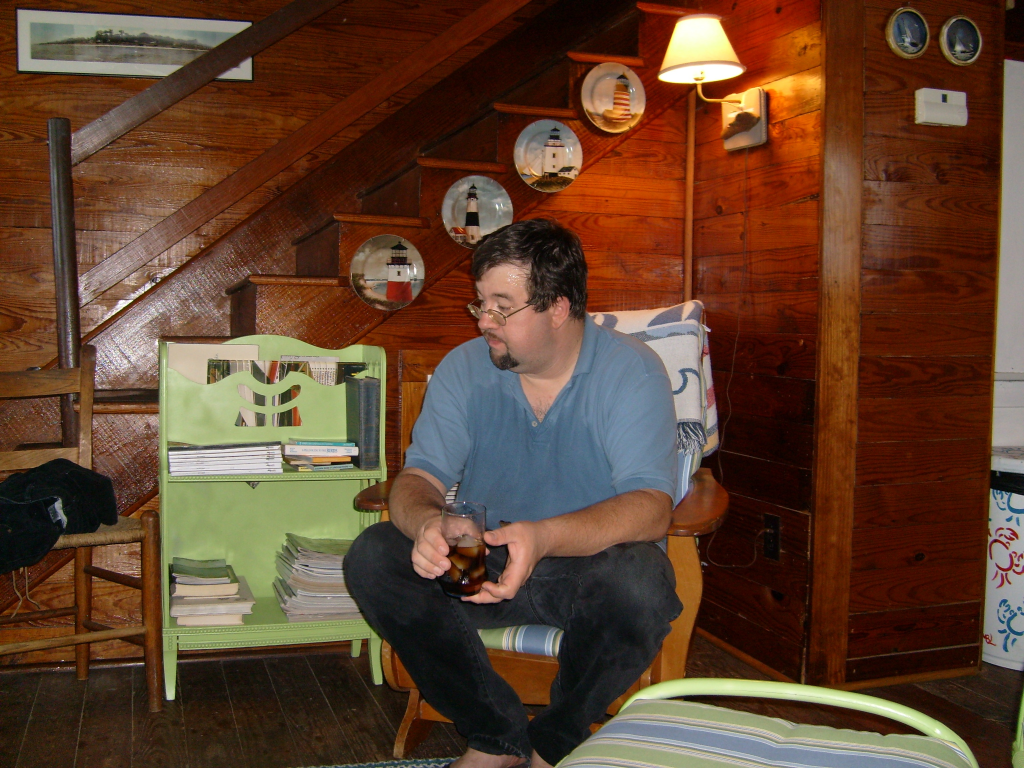
#> input picture scripts/migration/forged_ssot_test.jpg, 3072 x 2304 px (shown at 1/3 size)
$ python vision_moondream.py forged_ssot_test.jpg 20230403_04.jpg
#> lines starting #> are read from the running program, lines starting #| are printed output that depends on the picture
import cv2
import sys
import json
import os
import requests
import base64
import numpy as np

def get_unc_path(filepath):
    if filepath.upper().startswith("F:\\"):
        return filepath.replace("F:\\", "\\\\100.116.12.18\\gga_lifeos_vault_alpha\\", 1)
    return filepath

def analyze(proxy_path, master_path):
#> called with proxy_path = 'forged_ssot_test.jpg', master_path = '20230403_04.jpg'
    p_unc = get_unc_path(proxy_path)
    m_unc = get_unc_path(master_path)

    if not os.path.exists(p_unc) or not os.path.exists(m_unc):
        print(json.dumps({"error": "File not found"}))
        return

    proxy = cv2.imread(p_unc)
#> proxy is the input picture: shape (2304, 3072, 3); mean B, G, R 46.4, 65.6, 95.9
    master = cv2.imread(m_unc)
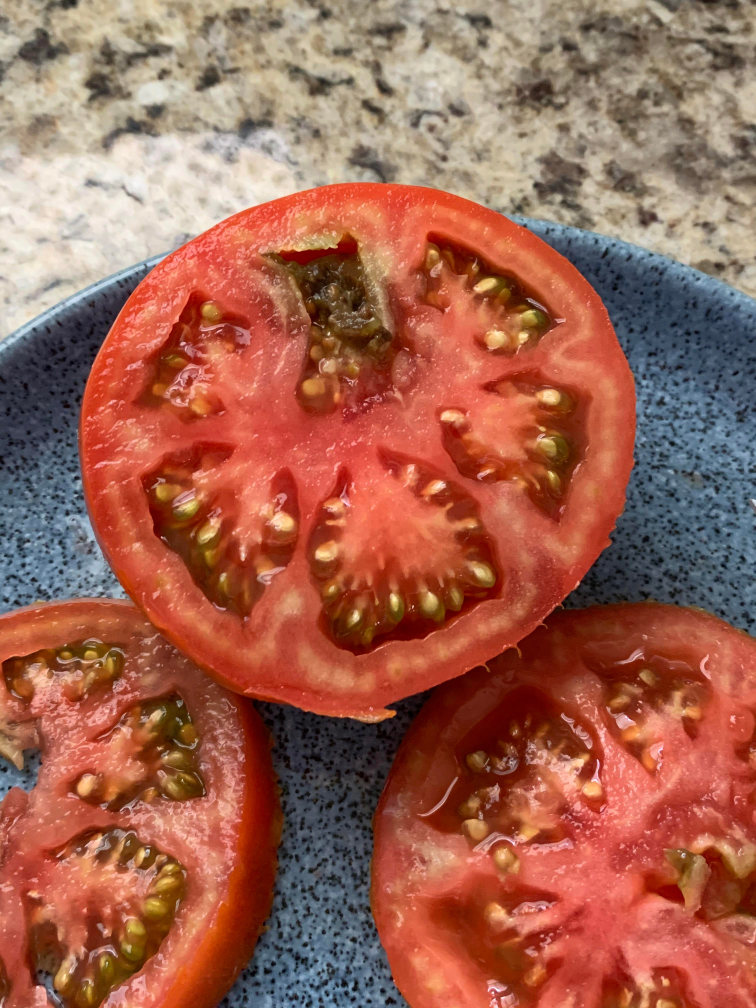
#> input picture scripts/migration/20230403_04.jpg, 3024 x 4032 px (shown at 1/4 size)
#> master is the input picture: shape (4032, 3024, 3); mean B, G, R 81.6, 99.3, 160.5

    if proxy is None or master is None:
        print(json.dumps({"error": "Failed to read image"}))
        return

    # Resize to have same height for horizontal concatenation
    h_p, w_p = proxy.shape[:2]
#> h_p = 2304; w_p = 3072
    h_m, w_m = master.shape[:2]
#> h_m = 4032; w_m = 3024
    target_h = 512

    proxy_resized = cv2.resize(proxy, (int(w_p * (target_h / h_p)), target_h))
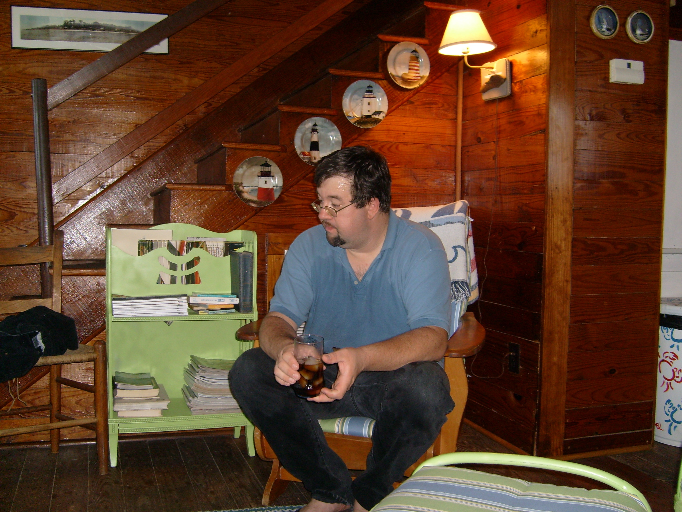
#> proxy_resized: shape (512, 682, 3); mean B, G, R 46.4, 65.5, 95.8
    master_resized = cv2.resize(master, (int(w_m * (target_h / h_m)), target_h))
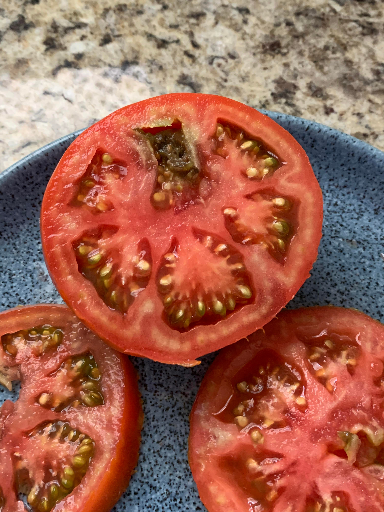
#> master_resized: shape (512, 384, 3); mean B, G, R 81.5, 99.2, 160.4

    # Concatenate horizontally
    combined = cv2.hconcat([proxy_resized, master_resized])
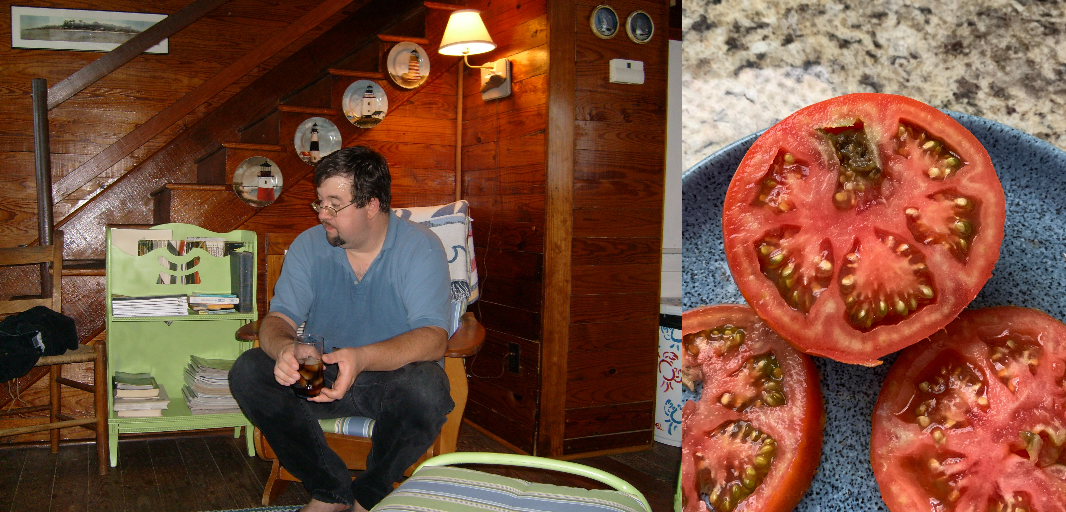
#> combined: shape (512, 1066, 3); mean B, G, R 59, 77.7, 119

    cv2.imwrite('combined_debug.jpg', combined)

    # Encode to jpg base64
    _, buffer = cv2.imencode('.jpg', combined, [cv2.IMWRITE_JPEG_QUALITY, 85])
    combined_b64 = base64.b64encode(buffer).decode('utf-8')

    prompt = "Look at this split-screen image. The left side is one photo and the right side is another. Are they fundamentally the exact same photograph? Answer with just YES or NO."

    try:
        response = requests.post('http://localhost:11434/api/generate', json={
            "model": "moondream",
            "prompt": prompt,
            "images": [combined_b64],
            "stream": False
        })
        response.raise_for_status()
        full_response = response.json()
        answer = full_response.get("response", "").strip().upper()
        print(json.dumps({"answer": answer, "raw": full_response}))
    except Exception as e:
        print(json.dumps({"error": str(e)}))

if __name__ == "__main__":
    if len(sys.argv) != 3:
        print(json.dumps({"error": "Requires proxy_path and master_path args"}))
        sys.exit(1)
    analyze(sys.argv[1], sys.argv[2])
#> (the call stopped at in analyze, `response = requests.post('http://localhost:11434/api/generate', json={..`: requests is not available in this run)
